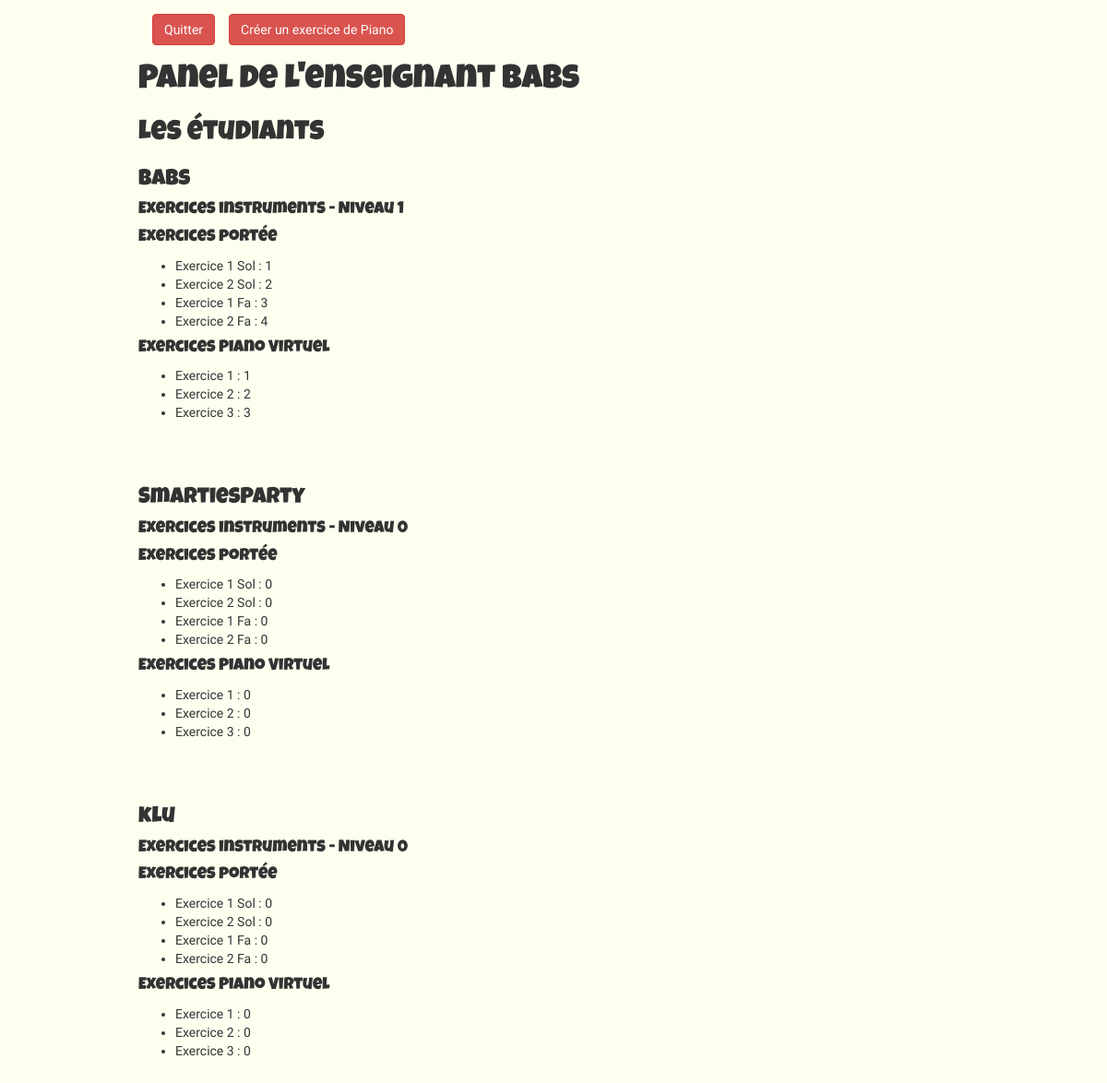
The app's page /part/panelEnseignant.php (signed in) with its own data.
### tables this page shows
CREATE TABLE IF NOT EXISTS `mif22_user` (
  `id_user` int(11) NOT NULL AUTO_INCREMENT,
  `username_user` varchar(255) NOT NULL,
  `password_user` varchar(255) NOT NULL,
  `type_user` int(255) NOT NULL,
  PRIMARY KEY (`id_user`)
);

### db/database.php (called while the page is built, shortened)
<?php
function connectDB() {
        $serv = $GLOBALS['SERV'];
        $user = $GLOBALS['USER'];
        $pass = $GLOBALS['PASS'];
    $db = mysql_connect($serv, $user, $pass, true) or die ('Erreur SQL (connection) : '.mysql_error());
    return $db;
}
function getStudents() {
    $sql = 'SELECT * FROM mif22_user WHERE type_user != 0';
    $req = mysql_query($sql) or die('Erreur SQL ! : ' . mysql_error());
    $users = array();
    while ($data = mysql_fetch_assoc($req)) {
        array_push($users, new User($data['id_user'], $data['username_user'], $data['password_user'], $data['type_user']));
    }
    return $users;
}
function getLevelByUser($user) {
    $portee = array();
    $piano = array();
    $sql = 'SELECT * FROM mif22_levelUserExercice WHERE id_user='.$user->getId();
    $req = mysql_query($sql) or die('Erreur SQL ! : ' . mysql_error());
    $level = array();
    while ($data = mysql_fetch_assoc($req)) {
        if($data['id_exercice'] == 1){
            $strExo = "Instruments";
            $level[$strExo] = intval($data['level']);
        } else if($data['id_exercice'] == 31 || $data['id_exercice'] == 32 || $data['id_exercice'] == 33){
            switch($data['id_exercice']) {
                case 31:
                    $piano['Exo1'] = intval($data['level']);
                break;
                case 32:
                    $piano['Exo2'] = intval($data['level']);
                break;
                case 33:
                    $piano['Exo3'] = intval($data['level']);
                break;
            }
            $strExo = "Piano";
            $level[$strExo] = intval($data['level']);
        } else {
            switch($data['id_exercice']) {
                case 21:
                    $portee['Ex1Sol'] = intval($data['level']);
                break;
                case 22:
                    $portee['Ex2Sol'] = intval($data['level']);
                break;
                case 23:
                    $portee['Ex1Fa'] = intval($data['level']);
                break;
                case 24:
                    $portee['Ex2Fa'] = intval($data['level']);
                break;
            }
        }
        $level['Portee'] = Array();
        $level['Portee'] = $portee;
        $level['Piano'] = Array();
        $level['Piano'] = $piano;
    }
    return $level;
}

### class/User.class.php (called while the page is built, shortened)
<?php
class User {
    private $_id;
    private $_username;
    public function __construct($id = -1, $user = "unknown", $pass = "unknown", $type= -1, $level = array()) {
        $this->_id = $id;
        $this->_username = $user;
    }
    public function getId() { return $this->_id; }
    public function getUsername() { return $this->_username; }
}

### part/panelEnseignant.php (the view, shortened to what this page needs)
<?php session_start();
require_once('../db/database.php');
$students = getStudents();
?>
<!DOCTYPE html>
<html>
  <head>
    <link rel="stylesheet" href="../plugin/bootstrap/css/bootstrap.min.css" type="text/css" />
    <link rel="stylesheet" href="../css/style.css" type="text/css" />
  </head>
  <body id="profil">
  <header>
	<table>
	<tr>
	<td>
	<form method="post" action="../Controller/Login_controller.php">
		<input type="submit"class="btn btn-danger" value="Quitter" />
		</form>
	</td>
	<td>
			<a href="../Exercices/Piano/indexEnseignant.php"><button class="btn btn-danger">Créer un exercice de Piano</button></a>
	</td>
	</tr>
	</table>
	</header>
  	<h1>Panel de l'enseignant <?= $_SESSION['username'] ?></h1>
	<h2> Les étudiants</h2>
	<?php
	foreach($students as $student) {
		$level = getLevelByUser($student);
		echo '<h3>'.$student->getUsername().'</h3>'; ?>
  <h4>Exercices instruments - Niveau <?= $level['Instruments'] ?></h4>
  <h4>Exercices portée</h4>
    <ul>
      <li>Exercice 1 Sol : <?= $level['Portee']['Ex1Sol']; ?></li>
      <li>Exercice 2 Sol : <?=$level['Portee']['Ex2Sol']; ?></li>
      <li>Exercice 1 Fa : <?= $level['Portee']['Ex1Fa']; ?></li>
      <li>Exercice 2 Fa : <?= $level['Portee']['Ex2Fa']; ?></li>
    </ul>
  <h4>Exercices Piano Virtuel</h4>
  <ul>
      <li>Exercice 1 : <?= $level['Piano']['Exo1']; ?></li>
      <li>Exercice 2 : <?= $level['Piano']['Exo2']; ?></li>
      <li>Exercice 3 : <?= $level['Piano']['Exo3']; ?></li>
    </ul>
	<br/>
	<br/>
	<?php } ?>
	<br/>
	<br/>
</body>
</html>

### css/style.css (style rules this page uses)
* { font-family: 'Chewy', cursive; }
h1, h2, h3, h4 { font-family: 'Luckiest Guy', cursive; }
#profil { background: ivory; }

### part/panelEnseignant.php (style rules this page uses)
body { padding-top: 15px; width: 75%; margin: auto; }
header table .btn { margin-left: 15px; }

### records on screen
mif22_user: username_user "babs", Instruments "1", Ex1Sol "1", Ex2Sol "2", Ex1Fa "3", Ex2Fa "4", Exo1 "1", Exo2 "2", Exo3 "3"
mif22_user: username_user "SmartiesParty", Instruments "0", Ex1Sol "0", Ex2Sol "0", Ex1Fa "0", Ex2Fa "0", Exo1 "0", Exo2 "0", Exo3 "0"
mif22_user: username_user "klu", Instruments "0", Ex1Sol "0", Ex2Sol "0", Ex1Fa "0", Ex2Fa "0", Exo1 "0", Exo2 "0", Exo3 "0"

### other values on screen
$_SESSION['username'] "babs"
